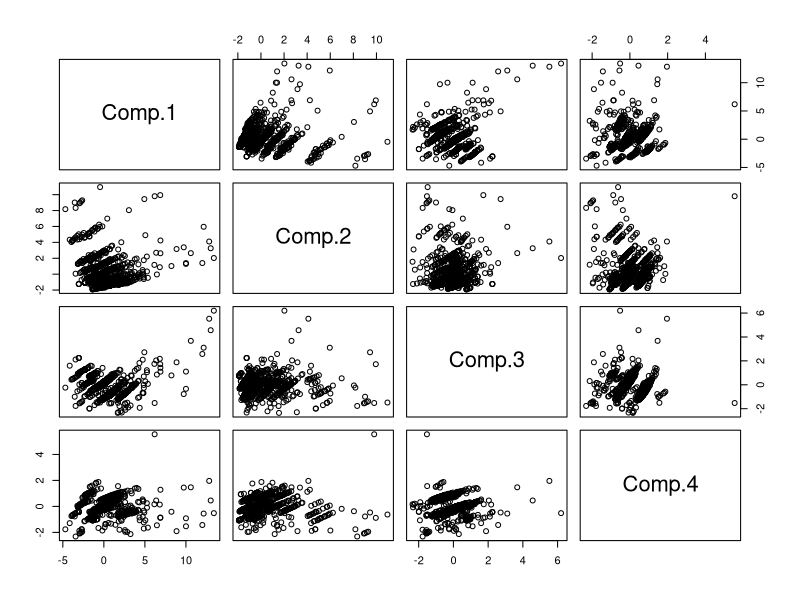
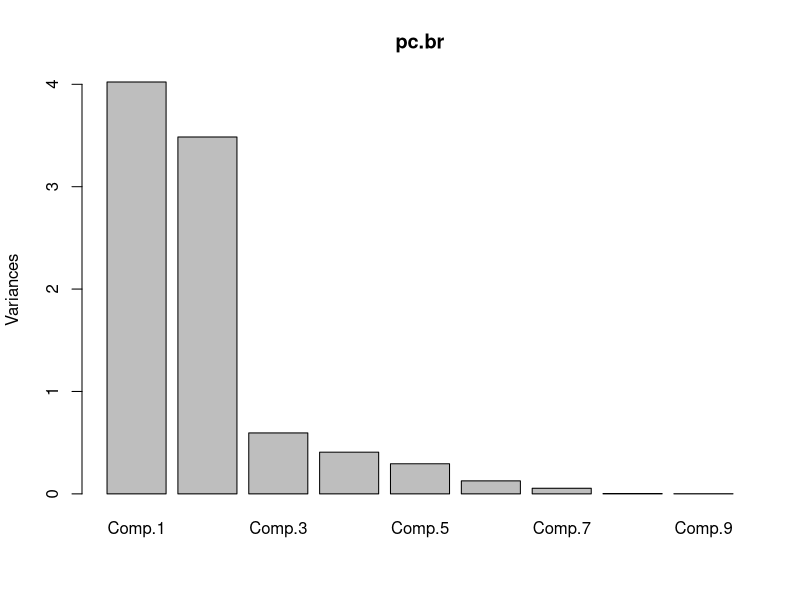
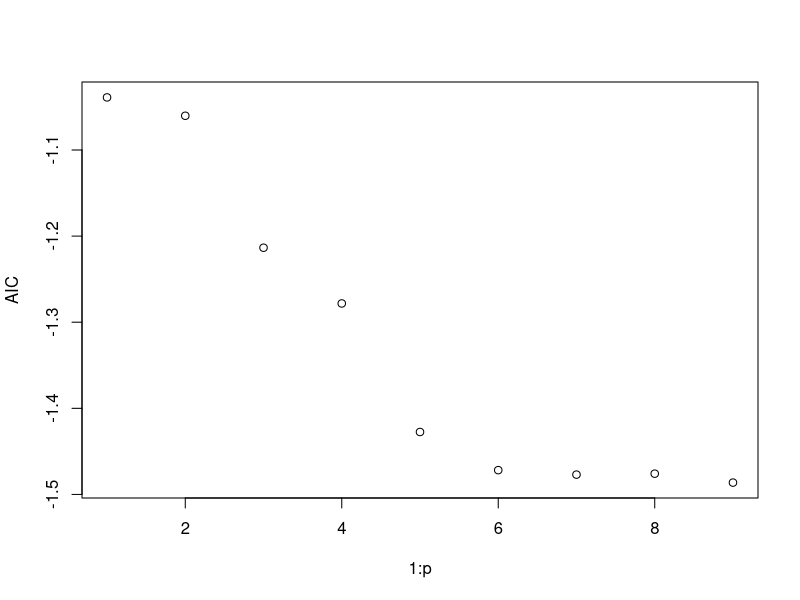
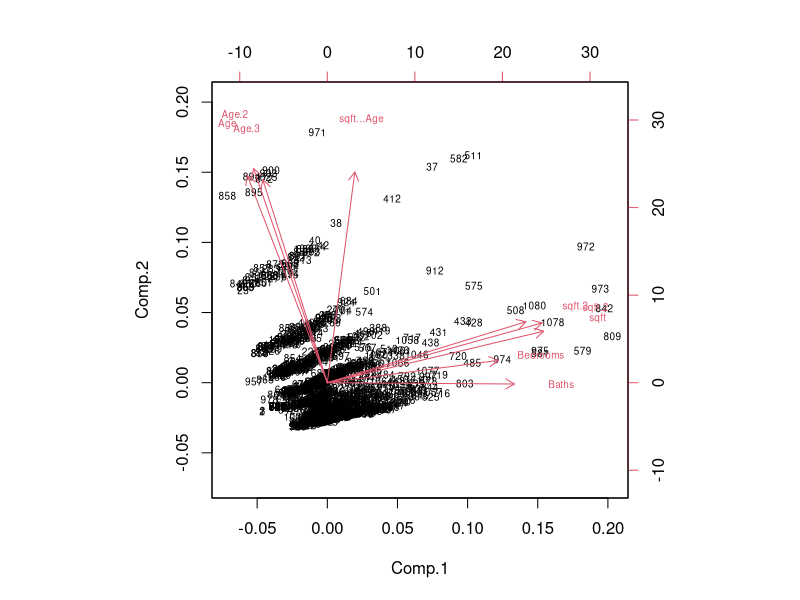

R code for these plots, in order:
###########################################################################
br = read.table("br.csv", sep = ",", header=T) # reads the data from a csv file                               
attach(br); 

# preparation of input data and output: standardization
y = scale(price)
X = scale(data.frame(sqft, sqft^2, sqft^3, Age, Age^2, Age^3, sqft*Age, Baths, Bedrooms));
# correlation matrix
S = cor(X)
# Eigenvalues and eigenvectors of S matrix
print(S, digits = 2)
print(eigen(S), digits = 2)

####################################################################
# We can obtain the principal components directly
# using the princomp function:
pc.br = princomp(X);
Z = pc.br$scores; # principal components scores
pairs(Z[,1:4]);   # scatterplot of the first 4 pc's
plot(pc.br);      # bar plot of the eigenvalues (screeplot)
pc.br$sdev        # Standard deviation of the pc's 
# same as sqrt of the eigenvalues:
sqrt(eigen(S)$values)
print(var(Z), digits=5);   # pc's are orthogonal and have decresing variances
# creates a matrix with zero covariances and eigenvalues as variances

####################################################################
# Principal components regression: regress y on Z (no intercept)
p = ncol(Z)
N = nrow(Z)
AIC = rep("NaN",p)
for (i in 1:p)
{
  pcr = lm(y~-1+Z[,1:i]);
  print(summary(pcr));
  AIC[i] = 2*log(summary(pcr)$sigma)+2*i/N;
}
plot(1:p, AIC) 
pcregr = lm(y~-1+Z);
summary(pcregr); 
# compare with 
summary(lm(y~-1+X)); #-1 is to not include the intercepts
# would you support a strategy that includes only the first
# m pc's?
# Later on we will introduce the following useful graph:
biplot(princomp(X), cex = 0.6);